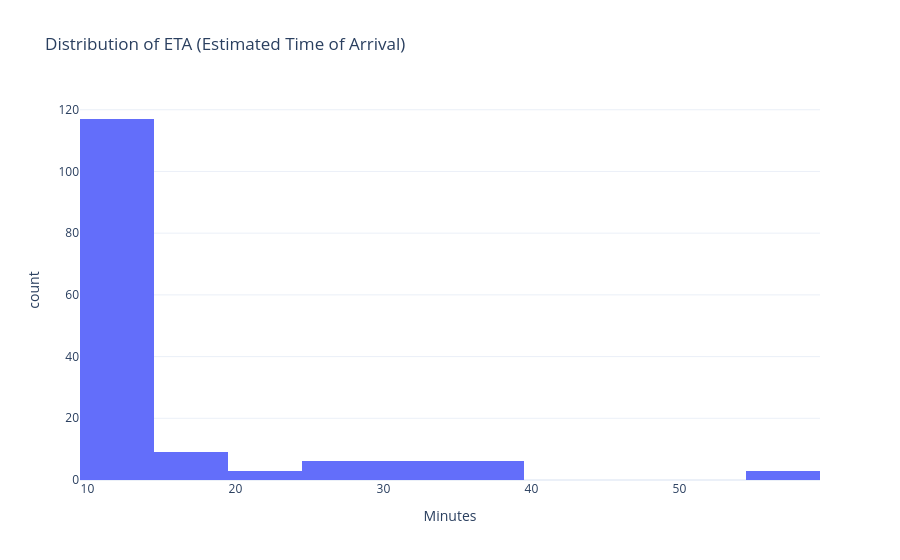

Notebook source saved alongside this figure:
### Code cell
fig_eta = px.histogram(df, x='eta', title='Distribution of ETA (Estimated Time of Arrival)',
                       labels={'eta': 'Minutes'})
fig_eta.show()

### Figure 1 — Plotly figure (JSON) as saved in the notebook; plotly's stock layout.template omitted (floating-point values rounded to 4 significant figures; data arrays with more than 128 entries replaced by an {"elided": "..."} marker saying what was removed)
{"data": [{"bingroup": "x", "hovertemplate": "Minutes=%{x}<br>count=%{y}<extra></extra>", "legendgroup": "", "marker": {"color": "#636efa", "pattern": {"shape": ""}}, "name": "", "orientation": "v", "showlegend": false, "type": "histogram", "x": {"elided": "162 float values"}, "xaxis": "x", "yaxis": "y"}], "layout": {"barmode": "relative", "legend": {"tracegroupgap": 0}, "title": {"text": "Distribution of ETA (Estimated Time of Arrival)"}, "xaxis": {"anchor": "y", "domain": [0, 1], "title": {"text": "Minutes"}}, "yaxis": {"anchor": "x", "domain": [0, 1], "title": {"text": "count"}}}}
